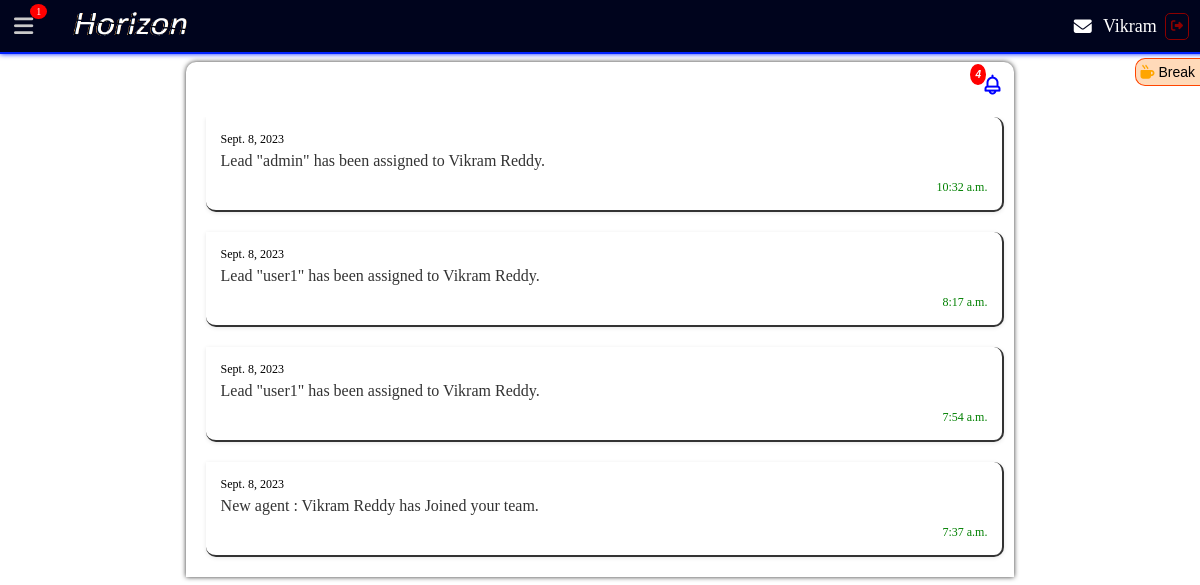
Page /inbox/ (signed in) on the committed database.
### realestateapp/models.py (models this page shows, shortened)
class CustomUser(AbstractUser):
    USER_ROLES = [
        (1, "Admin"),
        (2, "Team Leader"),
        (3, "Agent"),
    ]
    role = models.PositiveIntegerField(choices=USER_ROLES, default=1)

class Agent(models.Model):
    auth_user = models.OneToOneField(
        CustomUser, on_delete=models.CASCADE, related_name='agent')
    username = models.CharField(max_length=150, unique=True)
    password = models.CharField(max_length=128)
    profile_pic = models.ImageField(upload_to='employ_profile_pic', null=True)
    first_name = models.CharField(max_length=100)
    last_name = models.CharField(max_length=100)
    email = models.EmailField(unique=True)
    phone_number = models.CharField(max_length=20)
    address = models.TextField()
    joining_date = models.DateField()
    sales_traget = models.CharField(blank=True,null=True,max_length=255)
    remarks = models.TextField(blank=True)
    team_leader = models.ForeignKey(
        TeamLeader, on_delete=models.CASCADE, related_name='agents')

class TeamLeaderNotification(models.Model):
    user = models.ForeignKey(CustomUser, on_delete=models.CASCADE, null=True)
    team_leader = models.ForeignKey(
        TeamLeader, on_delete=models.CASCADE, related_name='notifications', null=True)
    agent = models.ForeignKey(Agent, on_delete=models.CASCADE, null=True)
    message = models.TextField()
    seen = models.BooleanField(default=False)
    created_at = models.DateTimeField(auto_now_add=True)

### realestateapp/views.py (the view)
# urls.py: path('inbox/', inbox, name='inbox'),
@login_required
def inbox(request):
    if request.user.role == 2:  # Team Leader
        team_leader = request.user.teamleader
        notifications = TeamLeaderNotification.objects.filter(
            Q(team_leader=team_leader.id) |
            Q(message__contains=f"to Team Leader {team_leader.first_name} {team_leader.last_name}.") |
            Q(message__contains=f"from Team Leader {team_leader.first_name} {team_leader.last_name}.") |
            Q(message__contains=f"to Team Leader {team_leader.first_name} {team_leader.last_name} (Lead Transfer).")
        ).order_by('-created_at')
    elif request.user.role == 3:  # Agent
        agent = request.user.agent
        notifications = TeamLeaderNotification.objects.filter(
            Q(agent=agent.id) |
            Q(message__contains=f"to Agent {agent.first_name} {agent.last_name}.") |
            Q(message__contains=f"from Agent {agent.first_name} {agent.last_name}.") |
            Q(message__contains=f"to Agent {agent.first_name} {agent.last_name} (Lead Transfer).")
        ).order_by('-created_at')
    else:
        notifications = TeamLeaderNotification.objects.none()
    notification_count = notifications.count()
    if request.user.is_authenticated:
        current_user = request.user
        TeamLeaderNotification.objects.filter(user=current_user).update(seen=True)
    return render(request, 'inbox.html', {
        'notification_count': notification_count,
        'notifications': notifications
    })

### template/inbox.html (shortened to what this page needs)
{% extends 'base.html' %}
{% block content %}
<br>
<br>
<br>
<div class="inbox-container" >
    <div class="notice-count"><i class="uil uil-bell"> <span class="count">{{ notification_count }}</span> </i></div>
    <ul class="notice-container">
        {% for notification in notifications %}
            <li class="notice-item">
                <div class="notification-date">{{ notification.created_at|date }}</div>
                <div class="notice-message">{{ notification.message|safe }}</div>
                <div class="notification-time">{{ notification.created_at|time }}</div>
            </li>
        {% empty %}
            <li class="notice-item">No notifications</li>
        {% endfor %}
    </ul>
</div>
{% endblock %}

### template/navbar.html (shortened to what this page needs)
{% load static %}
<div class="navbar">
  <div class="nav-left">
    <span id="menu-toggle" aria-label="Toggle Sidebar"><i class="fas fa-bars"></i> </span>
    <div id="menu-notification-badge" class="notification-badge menu"></div>
    {% if user.role == 1 %}
    <a href="{% url 'dashboard' %}">
      <img class="navbar-brand" src="{% static 'img/f-logo.png' %}" alt="">
    </a>
    {% elif user.role == 2 %}
    <a href="{% url 'dashboard' %}">
      <img class="navbar-brand" src="{% static 'img/f-logo.png' %}" alt="">
    </a>
    {% elif user.role == 3 %}
    <a href="{% url 'dashboard' %}">
      <img class="navbar-brand" src="{% static 'img/f-logo.png' %}" alt="">
    </a>
    {% endif %}
  </div>
  <div class="nav-right">
    {% if user.is_authenticated %}
    <div id="tea-break">
      <div class="blink">
        <div class="tea-break-icon" onclick="toggleTeaBreak()">
          <i class="fas fa-mug-hot"></i> Break
        </div>
      </div>
    </div>
    {% if user.role == 2 or user.role == 3 %}
    <a href="{% url 'inbox' %}" class="inbox">
      <i class="fas fa-solid fa-envelope">
      </i>
    </a>
    {% endif %}
    <p>{{ user.agent.first_name }}</p>
    <a class="sign-out" href="{% url 'user_logout' %}"><i class="fas fa-thin fa-sign-out-alt"></i></a>
    {% endif %}
  </div>
</div>

### realestateapp/static/css/base.css (style rules this page uses)
:root { --color-fade-white: #cacaca; --color-faded-white: #aaaaaa; --color-2-text: #777777; --color-secondary: #FAF1E6; --color-primary: #00041d; --button-color: #0022ff; --received-color: #0022ff88; --sent-color: #0022ff2d; --shade-: #006eff0a; }
img { width: 50px; height: 50px; border-radius: 50%; }
a { text-decoration: none; }

### realestateapp/static/css/navbar.css (style rules this page uses)
.navbar { display: flex; justify-content: space-between; align-items: center; background-color: #00041d; padding: 10px; position: fixed; top: 0; left: 0; width: 100%; height: 2rem; z-index: 999; border-bottom: 2px solid #0022ff; box-shadow: 0 0 5px #0022ff; }
.nav-left { display: flex; align-items: center; padding: 0; gap: .5rem; }
.fa-bars { font-size: 22px; color: #cacaca; font-weight: bold; padding: 4px; transition: .3s ease-in-out; cursor: pointer; }
.navbar-brand { height: 1.8rem; border-radius: 10px; transition: .3s ease-in-out; width: 120px; }
.nav-right { display: flex; flex-direction: row; justify-content: right; align-items: center; gap: .1rem; margin-right: 1rem; }
.nav-right > p { color: white; font-size: 18px; text-transform: capitalize; }
.sign-out { margin: 15px 5px ; padding: 5px; color: darkred; border: 1px solid darkred; border-radius: 5px; text-decoration: none; font-size: 12px; transition: .3s color ease-in-out; }
#tea-break { position:fixed; display: flex; flex-direction: column; top: 4.5rem; right: -0px; background: #FFDAB9; border: 1px solid #FF4500; border-right: none; border-radius: 10px; border-top-right-radius: 0; border-bottom-right-radius: 0; transform: translateY(-50%); padding:5px; z-index: 9999; transition: right 0.5s; }
.tea-break-icon { cursor: pointer; color: #000000; font-size: 14px !important; font-family: Arial, Helvetica, sans-serif !important; text-transform: capitalize !important; text-align: center; }
.fa-mug-hot { color: orange; }
.notification-badge { position: relative; top: -15px; left: 35px; font-size: 10px; background-color: red; color: white; padding:2px 6px; border-radius: 50%; }
.menu { position: relative; left: -15px !important; }
.inbox { margin: 0 .5rem; color: white; font-size: 22px; }
.fa-envelope { width: max-content; margin: auto; font-size: 18px; }

### template/inbox.html (style rules this page uses)
.inbox-container { width: 70%; height: auto; margin: auto; box-shadow: 0 0 5px #333333; border-top-left-radius: 10px; border-top-right-radius: 10px; }
.notice-container { max-height: 85vh; overflow: scroll; margin: auto; margin-top: .5rem; padding: 0 10px; }
.notice-count { border-top-left-radius: 10px; border-top-right-radius: 10px; color: blue; text-align: right; font-size: 16px; padding: 10px; }
.notice-count i { font-size: 24px; position: relative; }
.count { position: absolute; font-size: 10px; left: -10px; top: -8px; background: red; color: white; border-radius: 50%; padding: 5px; font-family: Arial, Helvetica, sans-serif !important; font-weight: 600; }
.notice-item { background-color: #ffffff; border: 2px solid #333333; border-top: none; border-left: none; border-radius: 10px; border-top-left-radius: 0; padding: 15px; margin-bottom: 20px; margin-left: 10px; box-shadow: 0 1px 4px rgba(0, 0, 0, 0.1); list-style: none; }
.notice-message { color: #333333; font-size: 16px; width: auto; }
.notification-date { width: auto; font-size: 12px; margin-bottom: 5px; }
.notification-time { font-size: 12px; color: green; text-align: right; margin-top: 10px; margin-bottom: 0; }

### rows in the picture
CustomUser: agent.first_name "Vikram"
TeamLeaderNotification: created_at "Sept. 8, 2023", message "Lead \"admin\" has been assigned to Vikram Reddy.", created_at "10:32 a.m."
TeamLeaderNotification: created_at "Sept. 8, 2023", message "Lead \"user1\" has been assigned to Vikram Reddy.", created_at "8:17 a.m."
TeamLeaderNotification: created_at "Sept. 8, 2023", message "Lead \"user1\" has been assigned to Vikram Reddy.", created_at "7:54 a.m."
TeamLeaderNotification: created_at "Sept. 8, 2023", message "New agent : Vikram Reddy has Joined your team.", created_at "7:37 a.m."

### other values in the picture
{{ notification_count }} "4"
